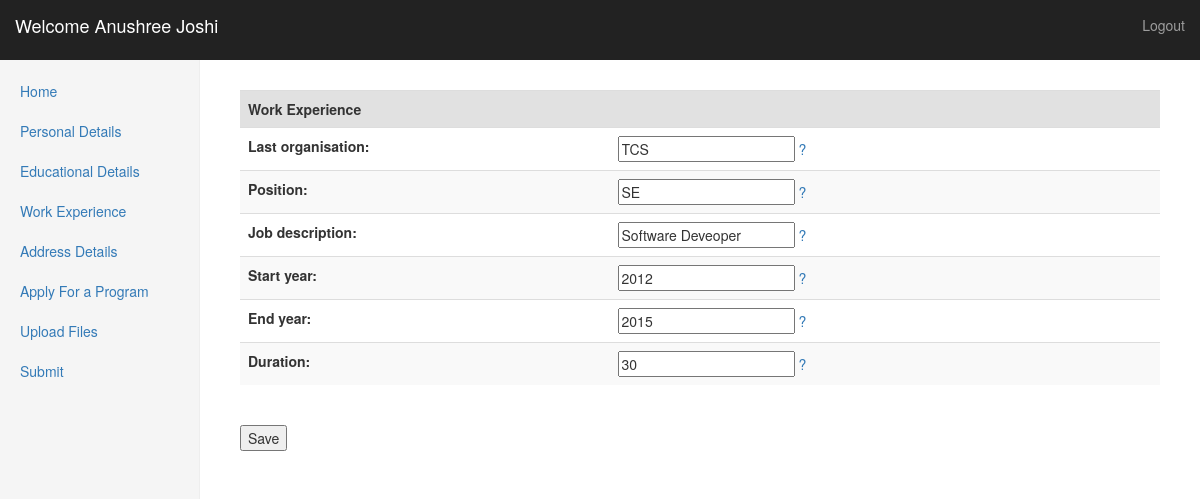
Page /candidate_work_experience/MT2015020/ (signed in) on the earlier database version.
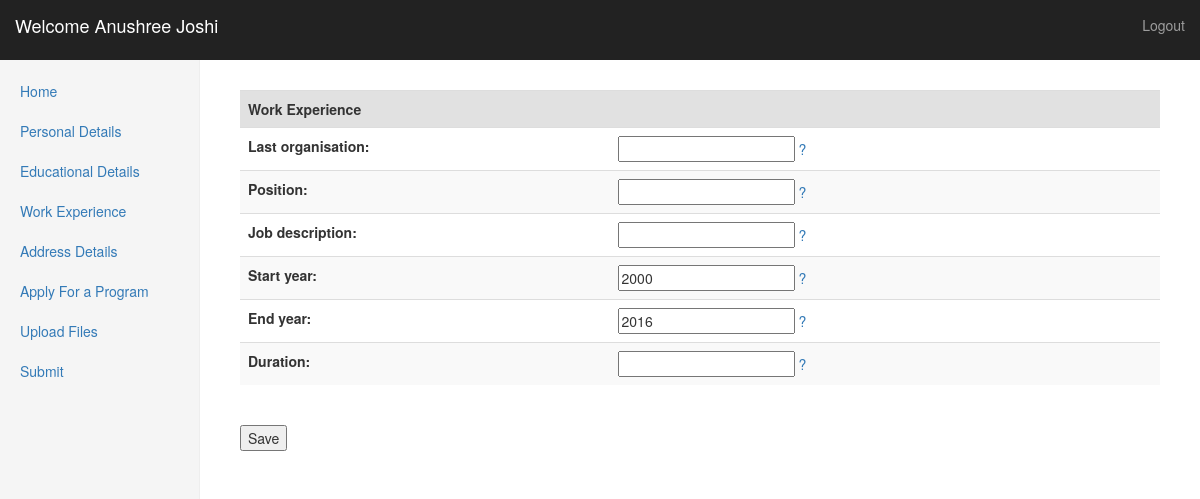
Same page on the later database version.
### staffmodule/models.py (models this page shows)
class WorkExperience(models.Model):
    workEx_id=models.AutoField(primary_key=True)
    roll_number=models.CharField(max_length=32)
    last_organisation=models.CharField(max_length=100,blank=False,help_text="NA if not applicable")
    position=models.CharField(max_length=100,blank=False,help_text="NA if not applicable")
    job_description=models.CharField(max_length=100,blank=False,help_text="NA if not applicable")
    start_year=models.IntegerField(default=2000,help_text="Starting year of the FIRST JOB ")
    end_year=models.IntegerField(default=2016,help_text="Ending year of the LAST JOB ")
    duration=models.IntegerField(help_text="Number of months of total work experience")

### candidateModule/views.py (the view, shortened to what this page needs)
# urls.py: url(r'^candidate_work_experience/(?P<roll_number>[A-Za-z0-9]+)/$','candidateModule.views.workExperienceView',name='workExperience'),
def workExperienceView(request, roll_number):
    result=validateSession(request)
    if result is "Invalid":
        return HttpResponsePermanentRedirect("/login/")
    title = "Candidate Work Experience"
    workExperienceEntry=None
    context={
        "title" : title,
        "roll_number": roll_number,
        "form_template":form_template
    }
    workExperienceEntry=WorkExperience.objects.filter(roll_number=roll_number)
    if workExperienceEntry:
        lo='';po='';jd='';sy='';ey='';du='';
        for wee in workExperienceEntry:
            lo=wee.last_organisation
            po=wee.position
            jd=wee.job_description
            sy=wee.start_year
            ey=wee.end_year
            du=wee.duration
        workExperienceForm=WorkExperienceForm(request.POST or None, initial={
            "last_organisation" : lo,
            "position":po,
            "job_description":jd,
            "start_year":sy,
            "end_year":ey,
            "duration":du,
        })
    else:
        workExperienceForm=WorkExperienceForm(request.POST or None)
    context.update({"workExperienceForm" : workExperienceForm})
    return render(request, "candidate_workExperience.html", context)

### candidateModule/forms.py
class WorkExperienceForm (forms.ModelForm):
	roll_number=forms.CharField(widget = forms.HiddenInput(), required = False,label="hidden")
	class Meta:
		model = WorkExperience
		fields = ["roll_number",
				  "last_organisation",
				  "position",
				  "job_description",
				  "start_year",
				  "end_year",
				  "duration"
				  ]
		def clean(self):
			start_year=self.cleaned_data.get("start_year")
			end_year=self.cleaned_data.get("end_year")
			duration=self.cleaned_data.get("duration")
			diff= end_year - start_year
			if(diff < 0):
				raise forms.ValidationError("Please check start year and end year. start year can't have a lower value than end year ")
			elif (duration <0 or duration > (diff*12+12)):
				raise forms.ValidationError("Please re-check duration (value should be in months)")
			return self

### candidateModule/views.py (called while the page is built)
def validateSession(request):
    stringName="User"
    userString="User"
    try:
        temp=request.session['role']
        stringName=str(temp)
        print "String name is"
        print stringName
        if stringName == userString:
            print "Valid"
            return "Valid"
        else:
            print "Invalid"
            return "Invalid"
    except:
            print "Error"
            return "Invalid"

### templates/candidate_workExperience.html (shortened to what this page needs)
<!DOCTYPE html>
{% load static %}
{% block content %}
<div class="table-responsive">
    <br>
    <form method="POST" action=''>{% csrf_token %}
        <table class="table table-striped">
            <tr>
                <th bgcolor="#e1e1e1"> Work Experience</th><td bgcolor="#e1e1e1"></td>
            </tr>
            {% for field in workExperienceForm %}
            {%ifnotequal field.label 'hidden'%}
            <tr>
                <th>{{ field.label_tag }}</th>
                <td>
                    {{ field }}
                    {%if field.help_text %}
                    <a href="#" data-toggle="tooltip" data-placement="right" title="{{ field.help_text}}">?</a>
                    {%endif%}
                </td>
            </tr>
            {%endifnotequal%}
            {%endfor%}
        </table>
        <input type = 'submit' name = 'submit_save' value = 'Save'>
    </form>
</div>
</html>
{%endblock%}

### templates/masterpage_candidate.html (shortened to what this page needs)
{% load static %}
    <link href="{% static 'css/bootstrap.min.css' %}" rel="stylesheet">
    <link href="{% static 'css/dashboard.css' %}" rel="stylesheet">
    <link href="{% static 'css/form.css' %}" rel="stylesheet">
  </head>
  <body>
    <nav class="navbar navbar-inverse navbar-fixed-top">
      <div class="container-fluid">
        <div class="navbar-header">
          <p class="navbar-brand">Welcome {{request.session.name}}</p>
        </div>
        <div id="navbar" class="navbar-collapse collapse">
          <ul class="nav navbar-nav navbar-right">
            <li><a href="/logsout">Logout</a></li>
          </ul>
        </div>
      </div>
    </nav>
    <div class="container-fluid">
      <div class="row">
        <div class="col-sm-3 col-md-2 sidebar">
          <ul class="nav nav-sidebar">
            <li><a href="/candidate_home/{{roll_number}}">Home</a></li>
            <li><a href="/candidate_personal_details/{{roll_number}}">Personal Details</a></li>
            <li><a href="/candidate_academic_details/{{roll_number}}">Educational Details</a></li>
            <li><a href="/candidate_work_experience/{{roll_number}}">Work Experience</a></li>
            <li><a href="/candidate_address_details/{{roll_number}}">Address Details</a></li>
            {%ifequal form_template 1%}
                <li><a href="/candidate_program_details/{{roll_number}}">Apply For a Program</a></li>
                {%else%}
                <li><a href="/candidate_job_details/{{roll_number}}">Apply For a Post</a></li>
                {%endifequal%}
            <li><a href="/candidate_file_upload/{{roll_number}}">Upload Files</a></li>
            <li><a href="/candidate_submit/{{roll_number}}">Submit</a></li>
          </ul>
        </div>
        <div class="col-sm-9 col-sm-offset-3 col-md-10 col-md-offset-2 main">
      {% block content %}
          {% endblock %}
        </div>
      </div>
    </div>
  </body>
</html>

### static/our_static/css/dashboard.css (style rules this page uses)
body { padding-top: 50px; }
.navbar-fixed-top { border: 0; }
.sidebar { display: none; }
@media (min-width: 768px) { .sidebar { position: fixed; top: 51px; bottom: 0; left: 0; z-index: 1000; display: block; padding: 20px; overflow-x: hidden; overflow-y: auto; background-color: #f5f5f5; border-right: 1px solid #eee; } }
.nav-sidebar { margin-right: -21px; margin-bottom: 20px; margin-left: -20px; }
.nav-sidebar > li > a { padding-right: 20px; padding-left: 20px; }
.main { padding: 20px; }
@media (min-width: 768px) { .main { padding-right: 40px; padding-left: 40px; } }

Differences in the rows shown:
removed WorkExperience: workExperienceForm "TCS" "SE" "Software Deveoper" "2012" "2015" "30"
Other differences:
new list line: "2000"
new list line: "2016"
